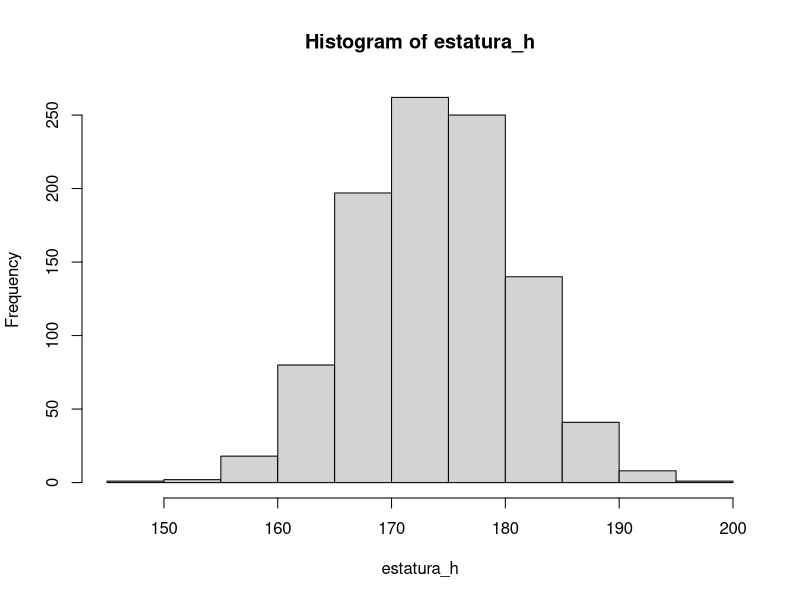
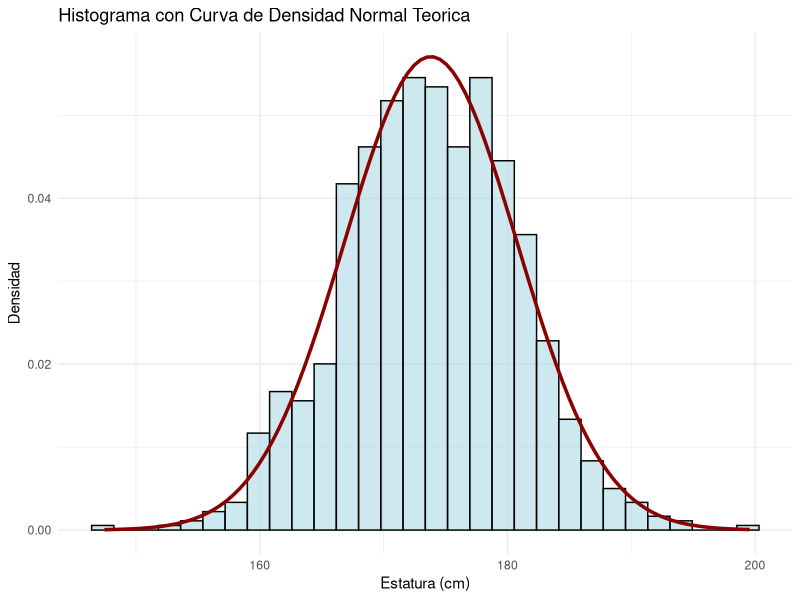

These figures' R source, in order:
## ---- chunk 1
knitr::opts_chunk$set(echo = TRUE)
## ---- chunk 2
set.seed(04062025)
estatura_h = rnorm(1000, mean = 174, sd = 7)
estatura_m <- rnorm(1000, mean = 160, sd = 5)
## ---- chunk 3
hist(estatura_h)
## ---- chunk 4
summary(estatura_h)
## ---- chunk 5
quantile(estatura_h, seq(0, 1, 0.05))
## ---- chunk 6
quantile(estatura_h, seq(0, 1, 0.25))

## ---- chunk 7
mean(estatura_h)
sum(estatura_h) / length(estatura_h)
## ---- chunk 8
numero_hijos <- c(0, 0, 1, 2, 3, 4, 5)
median(numero_hijos)

## ---- chunk 9
numero_hijos <- c(0, 1, 2, 3, 4, 5)
median(numero_hijos)
## ---- chunk 10
median(estatura_h)
## ---- chunk 11
edades <- c(23, 26, 27, 30, 37, 41, 42, 45, 50, 60 )
## ---- chunk 12
quantile(edades, 0.25)

## ---- chunk 13
quantile(edades, 0.75)
## ---- chunk 14
edades <- c(23, 26, 27, 30, 37, 41, 42, 45, 50, 60 )

## ---- chunk 15
quantile(edades, 0.4)
## ---- chunk 16
quantile(estatura_h, seq(0, 1, 0.1))
## ---- chunk 17
edad <- c(17L, 25L, 28L, 29L, 31L, 35L, 40L, 50L, 60L)
mean(edad)
median(edad)
sd(edad)
mad(edad, constant = 1)
## ---- chunk 18
mean(abs(edad - mean(edad)))
## ---- chunk 19
shapiro.test(estatura_h)
## ---- chunk 20

library(ggplot2)

# Suponiendo que estatura_h es un vector numérico
datos <- data.frame(estatura_h)

# Calcular media y desviación estándar
media <- mean(datos$estatura_h, na.rm = TRUE)
desv <- sd(datos$estatura_h, na.rm = TRUE)
# Graficar
ggplot(datos, aes(x = estatura_h)) +
  geom_histogram(aes(y = ..density..), bins = 30, 
                 fill = "lightblue", color = "black", alpha = 0.6) +
  stat_function(
    fun = dnorm,
    args = list(mean = media, sd = desv),
    color = "darkred",
    size = 1.2
  ) +
  labs(
    title = "Histograma con Curva de Densidad Normal Teorica",
    x = "Estatura (cm)",
    y = "Densidad"
  ) +
  theme_minimal()


